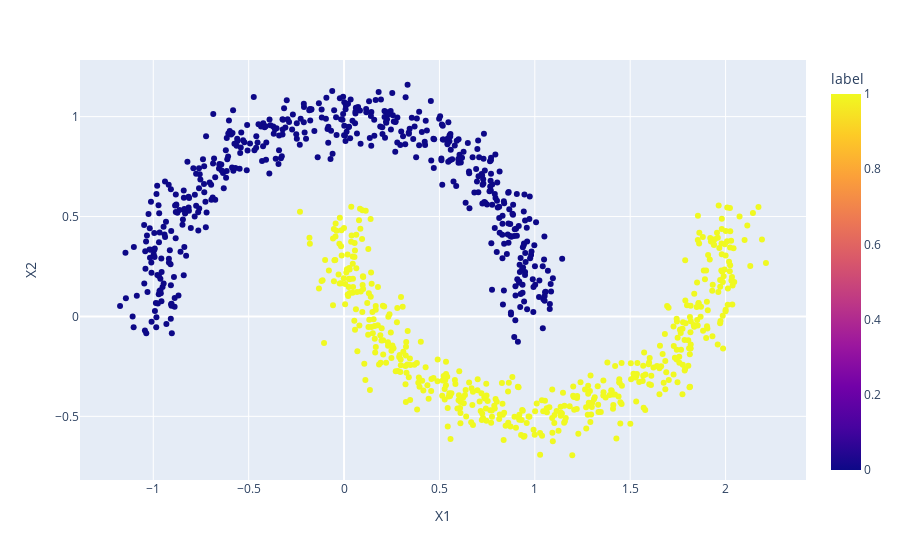

The cell this chart's notebook holds for it:
### Code cell
px.scatter(circle_df, x='X1', y='X2', color='label')

### Figure 1 — Plotly figure (JSON) as saved in the notebook; plotly's stock layout.template omitted (floating-point values rounded to 4 significant figures; data arrays with more than 128 entries replaced by an {"elided": "..."} marker saying what was removed)
{"data": [{"hovertemplate": "X1=%{x}<br>X2=%{y}<br>label=%{marker.color}<extra></extra>", "legendgroup": "", "marker": {"color": {"elided": "1000 int values"}, "coloraxis": "coloraxis", "symbol": "circle"}, "mode": "markers", "name": "", "orientation": "v", "showlegend": false, "type": "scatter", "x": {"elided": "1000 float values"}, "xaxis": "x", "y": {"elided": "1000 float values"}, "yaxis": "y"}], "layout": {"coloraxis": {"colorbar": {"title": {"text": "label"}}, "colorscale": [[0, "#0d0887"], [0.1111, "#46039f"], [0.2222, "#7201a8"], [0.3333, "#9c179e"], [0.4444, "#bd3786"], [0.5556, "#d8576b"], [0.6667, "#ed7953"], [0.7778, "#fb9f3a"], [0.8889, "#fdca26"], [1, "#f0f921"]]}, "legend": {"tracegroupgap": 0}, "margin": {"t": 60}, "xaxis": {"anchor": "y", "domain": [0, 1], "title": {"text": "X1"}}, "yaxis": {"anchor": "x", "domain": [0, 1], "title": {"text": "X2"}}}}
